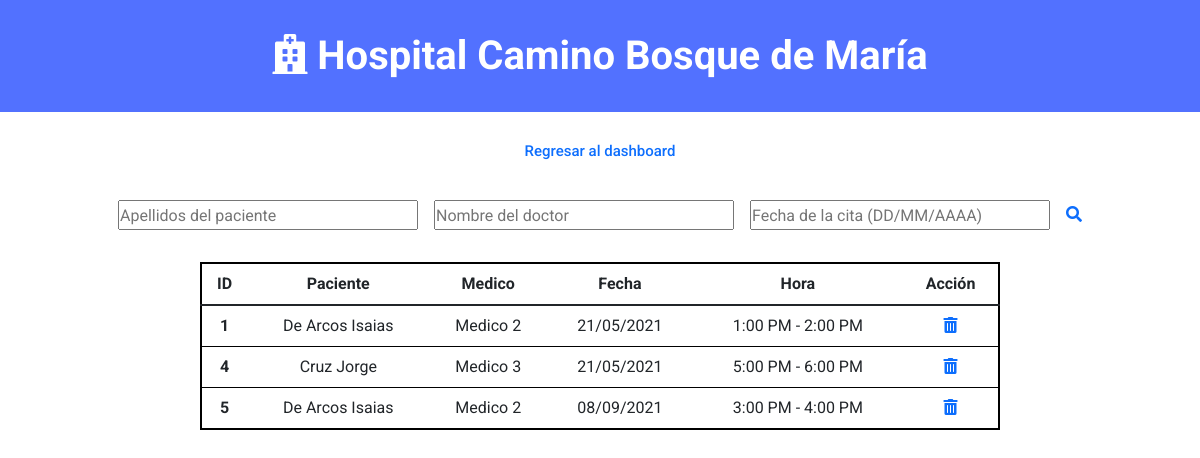
Screenshot of /busqueda_citas (signed in) with the database file from the repository.
### hospital/models.py (models this page shows)
class Citas(db.Model):
    id = db.Column(db.Integer(), primary_key=True)
    paciente=db.Column(db.String(length=50), nullable=False)
    medico=db.Column(db.String(length=50), nullable=False)
    fecha=db.Column(db.String(length=50), nullable=False)
    hora=db.Column(db.String(length=50), nullable=False)
    comentarios=db.Column(db.String(length=50), nullable=True)
    calificacion=db.Column(db.Integer(), nullable=True)

### hospital/routes.py (the view, shortened to what this page needs)
@app.route('/busqueda_citas', methods=['GET','POST'])
@login_required
def busqueda_citas():
    citas = Citas.query.filter().all()
    return render_template('busqueda_citas.html', results=citas)

### hospital/models.py (called while the page is built)
@login_manager.user_loader
def load_user(user_id):
    return User.query.get(int(user_id))

### hospital/templates/busqueda_citas.html (shortened to what this page needs)
{% extends 'base.html' %}
{% block styles %}
    <link rel="stylesheet" href="static/busqueda_citas.css" />
{% endblock %}
{% block content %}
    <h1 class="hospital" style="color: #fff; font-weight: bold;"><span class="head-icon"><i class="fas fa-hospital"></i></span> Hospital Camino Bosque de María</h1>
    <div class="container">
        <h2 class="back"><a href="{{ url_for('dashboard') }}" class="back_a" a>Regresar al dashboard</a></h2>
    </div>
    <div class="busqueda">
        <form action="/busqueda_citas" method="POST">
            <form action="#" method="POST">
                <div class="search-border">
                    <input class="search-bar" name="query_paciente" type="text" placeholder="Apellidos del paciente" class="search-bar" value="{{query_paciente}}">
                    <input class="search-bar" name="query_medico" type="text" placeholder="Nombre del doctor" class="search-bar" value="{{query_medico}}">
                    <input class="search-bar" name="query_fecha" type="text" placeholder="Fecha de la cita (DD/MM/AAAA)" class="search-bar" value="{{query_fecha}}">
                    <button type="submit" class="buscar"><a href="" class="search-button"><i class="fas fa-search"></i></a></button>
                </div>
            </form>
        </form>
    </div>
    <div class="results-section">
        {% if results != [] %}
            <table class="table">
                <thead class="thead-dark">
                    <tr>
                        <th scope="col">ID</th>
                        <th scope="col">Paciente</th>
                        <th scope="col">Medico</th>
                        <th scope="col">Fecha</th>
                        <th scope="col">Hora</th>
                        <th scope="col">Acción</th>
                    </tr>
                </thead>
                <tbody>
                    {% for i in results %}
                        <tr>
                            <th scope="row">{{i.id}}</th>
                            <td class="cap">{{i.paciente}}</td>
                            <td>{{i.medico}}</td>
                            <td>{{i.fecha}}</td>
                            <td>{{i.hora}}</td>
                            <td><a class="fas fa-trash-alt" href="/borrar_cita/{{ i.id }}"></a></td>
                        </tr>
                    {% endfor %}
                </tbody>
            </table>
        {% else %}
            <h2 class="n-results">No se han encontrado resultados para la búsqueda de "{{query_paciente}}, {{query_medico}}, {{query_fecha}}"</h2>
        {% endif %}
    </div>
{% endblock %}

### hospital/static/base.css (style rules this page uses)
* { padding: 0; margin: 0; box-sizing: border-box; font-family: 'Roboto', sans-serif; }
.hospital { padding: 2rem; text-align: center; background-color: #5271ff; }
h1 { font-family: 'Roboto', sans-serif; }
.cap { text-transform: capitalize; }

### hospital/static/busqueda_citas.css (style rules this page uses)
.table { width: 800px; margin: 0 auto; border: solid black 2px; text-align: center; }
.cap { text-transform: capitalize; }
.buscar { background-color: #fff; border: none; }
.search-bar { width: 300px; height: 30px; }
.search-border { display: flex; gap: 1rem; justify-content: center; padding: 2rem; }
.back_a { text-decoration: none; }
.back { text-align: center; font-size: 15px; margin-top: 30px; }

### rows the page displays
Citas: id "1", paciente "De Arcos Isaias", medico "Medico 2", fecha "21/05/2021", hora "1:00 PM - 2:00 PM"
Citas: id "4", paciente "Cruz Jorge", medico "Medico 3", fecha "21/05/2021", hora "5:00 PM - 6:00 PM"
Citas: id "5", paciente "De Arcos Isaias", medico "Medico 2", fecha "08/09/2021", hora "3:00 PM - 4:00 PM"
